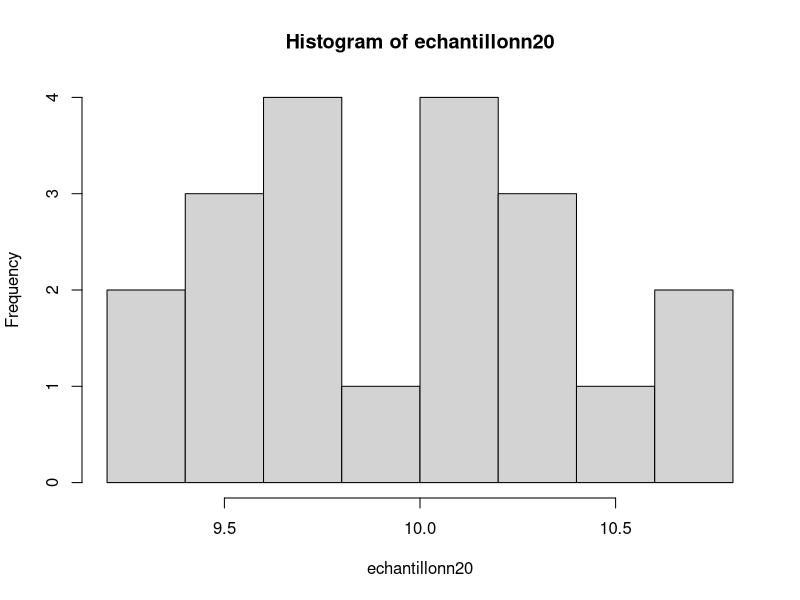
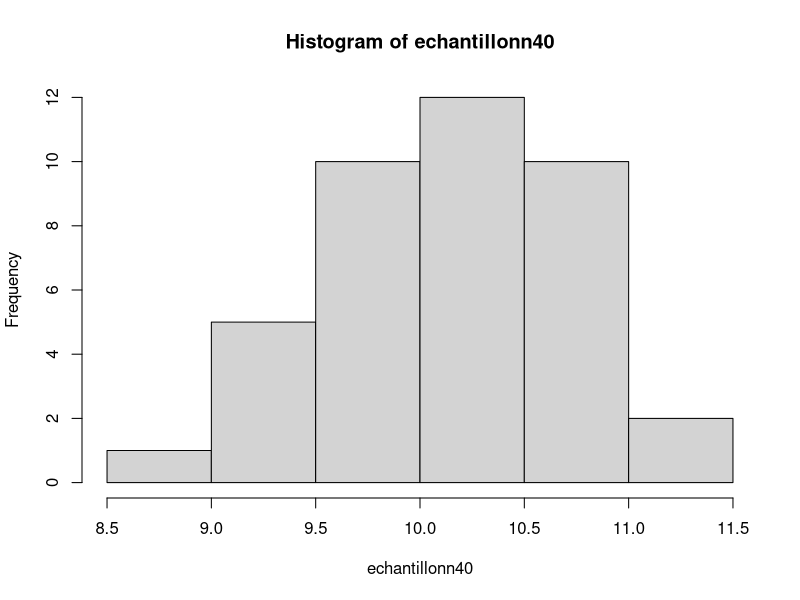
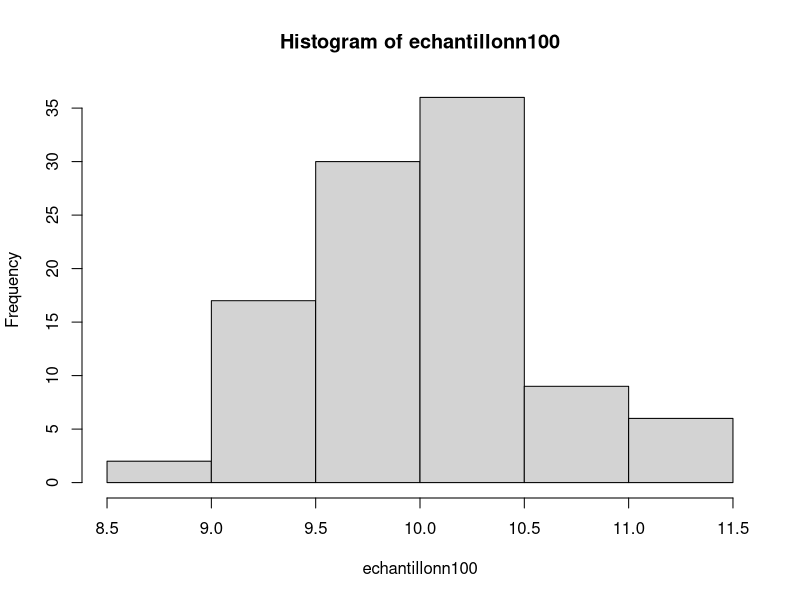
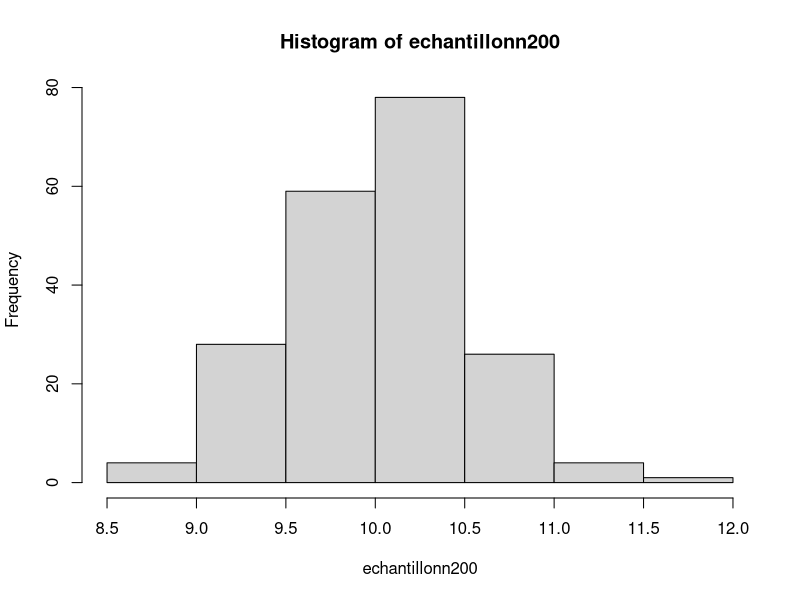
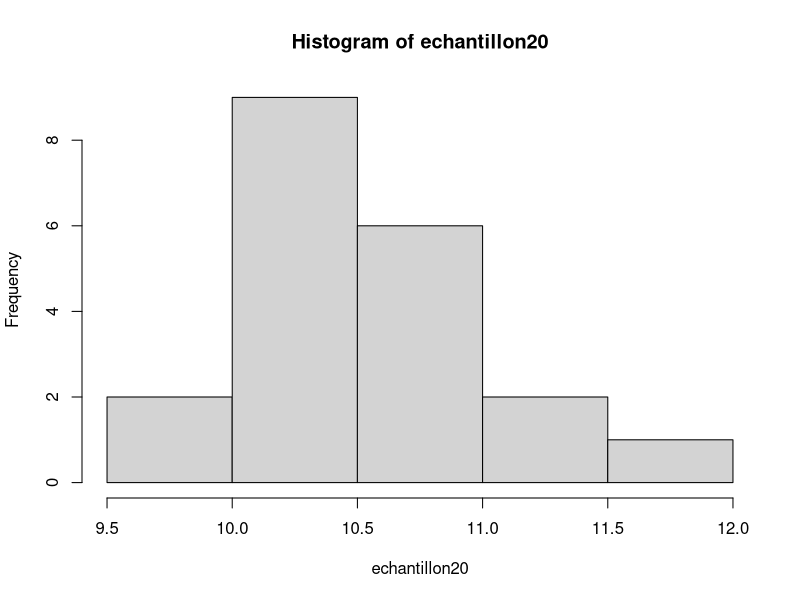
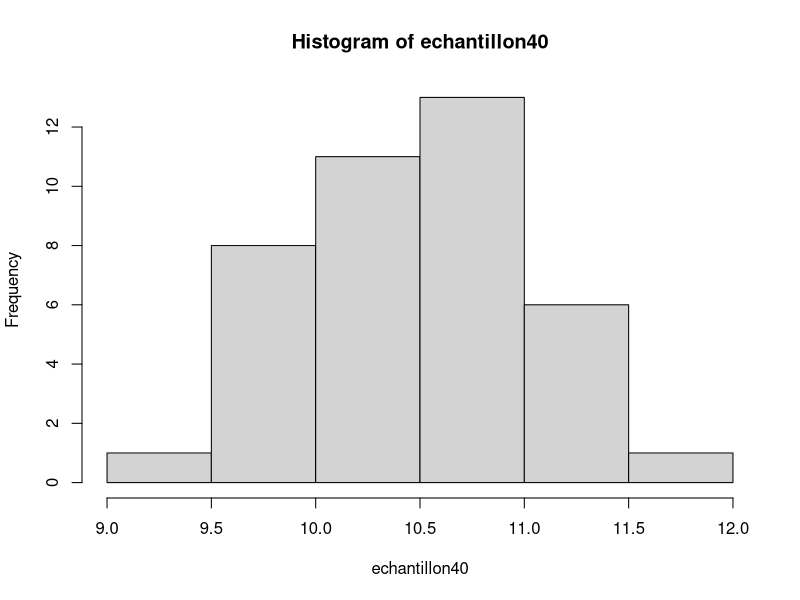
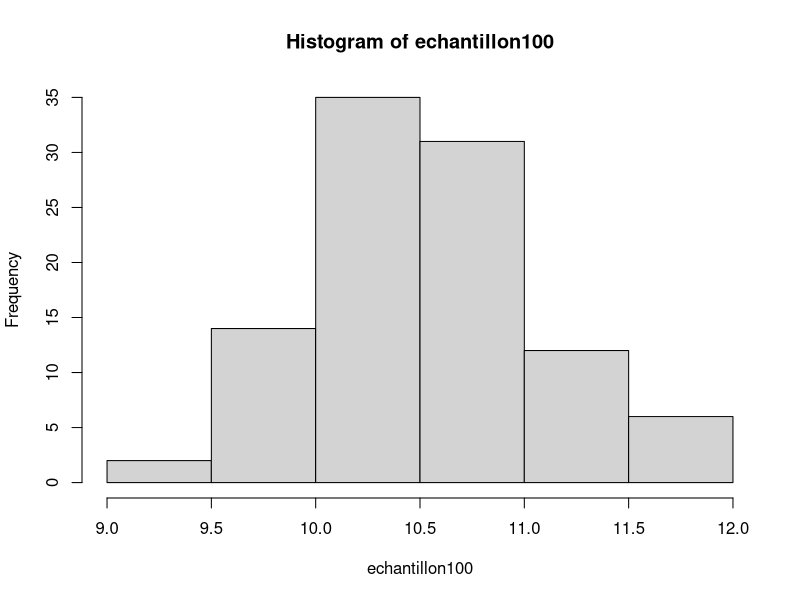
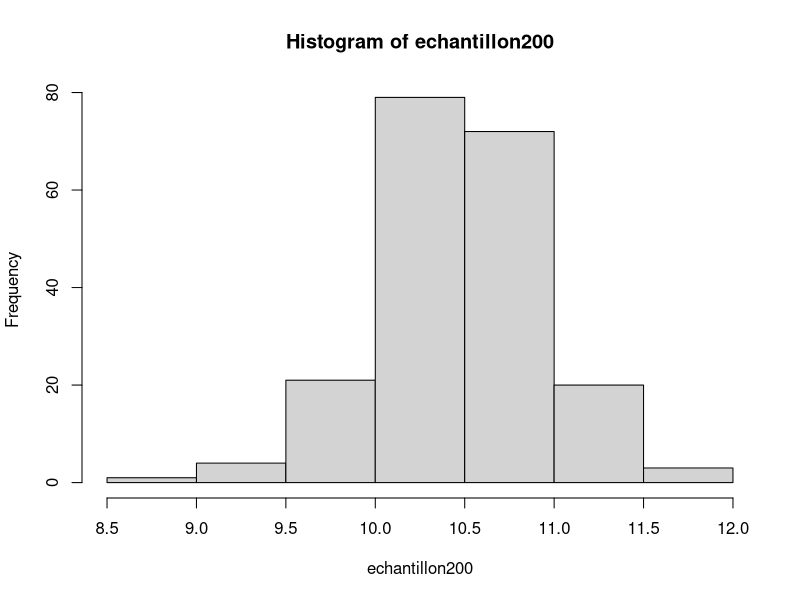

These charts were generated, in order, by the following R code:
print("Logan is in the place !")

#on set la seed aléatoire sur 667
set.seed(667)
# 1) 
mu <- 10
sigma <- sqrt(0.5)

# Calcul de la probabilité
p_a <- pnorm(10, mean=mu, sd=sigma)
p_a
#La probabilité qu'un verre rempli par le serveur A contienne moins de 10cl de vin est d'environ 0.5
#2) 
mu <- 10.5
sigma <- sqrt(0.5)

# Calcul de la probabilité
p_b <- pnorm(10, mean=mu, sd=sigma)
p_b
#La probabilité qu'un verre rempli par le serveur B contienne moins de 10cl de vin est d'environ 0.0228.

#3) On peut simuler un échantillon en utilisant la fonction rnorm de R qui permet de générer des nombres aléatoires suivant une loi normale.
#On peut ainsi générer un échantillon de n valeurs suivant une loi N(10,0.5^2) avec :
n <- 20 # ou 40, 100, 200
echantillonn20 <- rnorm(n, 10, 0.5)
n <- 40
echantillonn40 <- rnorm(n, 10, 0.5)
n <- 100
echantillonn100 <- rnorm(n, 10, 0.5)
n <- 200
echantillonn200 <- rnorm(n, 10, 0.5)
echantillonn20
echantillonn40
echantillonn100
echantillonn200
#On peut simuler un échantillon en utilisant la fonction rnorm de R qui permet de générer des nombres aléatoires suivant une loi normale. On peut ainsi générer un échantillon de n valeurs suivant une loi N(10.5,0.5^2) avec :
  
  
 
 
n <- 20 # ou 40, 100, 200   
echantillon20 <- rnorm(n, 10.5, 0.5)
n <- 40 # ou 40, 100, 200
echantillon40 <- rnorm(n, 10.5, 0.5)
n <- 100 # ou 40, 100, 200
echantillon100 <- rnorm(n, 10.5, 0.5)
n <- 200 # ou 40, 100, 200
echantillon200 <- rnorm(n, 10.5, 0.5)
echantillon20
echantillon40
echantillon100
echantillon200
#On obtient ainsi un échantillon de n valeurs de volumes de vin dans les verres servis par le serveur B.




#2.2 question 5
#Representer les valeurs obtenues sur chaque échantillons par un graphique :
#echantillon A
hist(echantillonn20)
hist(echantillonn40)
hist(echantillonn100)
hist(echantillonn200)
#echantillon B
hist(echantillon20)
hist(echantillon40)
hist(echantillon100)
hist(echantillon200)

#2.2 question 6
#Déterminer la proportion de verre avec moins de 10cl de vin dans chaque échantillon.
#echantillon A
p_a20 <- sum(echantillonn20 < 10)/length(echantillonn20)
p_a20
p_a40 <- sum(echantillonn40 < 10)/length(echantillonn40)
p_a40
p_a100 <- sum(echantillonn100 < 10)/length(echantillonn100)
p_a100
p_a200 <- sum(echantillonn200 < 10)/length(echantillonn200)
p_a200
#echantillon B
p_b20 <- sum(echantillon20 < 10)/length(echantillon20)
p_b20
p_b40 <- sum(echantillon40 < 10)/length(echantillon40)
p_b40
p_b100 <- sum(echantillon100 < 10)/length(echantillon100)
p_b100
p_b200 <- sum(echantillon200 < 10)/length(echantillon200)
p_b200

#2.2 question 7
#Intervalle de confiance pour qu'un verre contienne moins de 10cl dans chaque échantillon.
#echantillon A
t.test(echantillonn20, alternative="less", mu=10, conf.level=0.95)
t.test(echantillonn40, alternative="less", mu=10, conf.level=0.95)
t.test(echantillonn100, alternative="less", mu=10, conf.level=0.95)
t.test(echantillonn200, alternative="less", mu=10, conf.level=0.95)
#echantillon B
t.test(echantillon20, alternative="less", mu=10, conf.level=0.95)
t.test(echantillon40, alternative="less", mu=10, conf.level=0.95)
t.test(echantillon100, alternative="less", mu=10, conf.level=0.95)
t.test(echantillon200, alternative="less", mu=10, conf.level=0.95)



#2.2 question 8
#Estimation de m et de sigma^2 pour chaque échantillon.
#echantillon A
#Estimation de m
m_a20 <- mean(echantillonn20)
m_a20
m_a40 <- mean(echantillonn40)
m_a40
m_a100 <- mean(echantillonn100)
m_a100
m_a200 <- mean(echantillonn200)
m_a200
#Estimation de sigma^2
sigma_a20 <- var(echantillonn20)
sigma_a20
sigma_a40 <- var(echantillonn40)
sigma_a40
sigma_a100 <- var(echantillonn100)
sigma_a100
sigma_a200 <- var(echantillonn200)
sigma_a200
#echantillon B
#Estimation de m
m_b20 <- mean(echantillon20)
m_b20
m_b40 <- mean(echantillon40)
m_b40
m_b100 <- mean(echantillon100)
m_b100
m_b200 <- mean(echantillon200)
m_b200
#Estimation de sigma^2
sigma_b20 <- var(echantillon20)
sigma_b20
sigma_b40 <- var(echantillon40)
sigma_b40
sigma_b100 <- var(echantillon100)
sigma_b100
sigma_b200 <- var(echantillon200)
sigma_b200


#2.2 question 9
#Calcul d'un intervalle de confiance pour une moyenne
#echantillon A
#On calcule l'intervalle de confiance à 95% pour la moyenne de l'échantillon
intervalle_a20 <- t.test(echantillonn20, conf.level = 0.95)
intervalle_a20
intervalle_a40 <- t.test(echantillonn40, conf.level = 0.95)
intervalle_a40
intervalle_a100 <- t.test(echantillonn100, conf.level = 0.95)
intervalle_a100
intervalle_a200 <- t.test(echantillonn200, conf.level = 0.95)
intervalle_a200
#echantillon B
#On calcule l'intervalle de confiance à 95% pour la moyenne de l'échantillon
intervalle_b20 <- t.test(echantillon20, conf.level = 0.95)
intervalle_b20
intervalle_b40 <- t.test(echantillon40, conf.level = 0.95)
intervalle_b40
intervalle_b100 <- t.test(echantillon100, conf.level = 0.95)
intervalle_b100
intervalle_b200 <- t.test(echantillon200, conf.level = 0.95)
intervalle_b200

#2.2 question 10
#Test de comparaison d'une moyenne a une reference pour verifier si m>10cl
#echantillon A
#On teste si la moyenne de l'échantillon est supérieure à 10cl
test_a20 <- t.test(echantillonn20, alternative="greater", mu=10, conf.level=0.95)
test_a20
test_a40 <- t.test(echantillonn40, alternative="greater", mu=10, conf.level=0.95)
test_a40
test_a100 <- t.test(echantillonn100, alternative="greater", mu=10, conf.level=0.95)
test_a100
test_a200 <- t.test(echantillonn200, alternative="greater", mu=10, conf.level=0.95)
test_a200
#echantillon B
#On teste si la moyenne de l'échantillon est supérieure à 10cl
test_b20 <- t.test(echantillon20, alternative="greater", mu=10, conf.level=0.95)
test_b20
test_b40 <- t.test(echantillon40, alternative="greater", mu=10, conf.level=0.95)
test_b40
test_b100 <- t.test(echantillon100, alternative="greater", mu=10, conf.level=0.95)
test_b100
test_b200 <- t.test(echantillon200, alternative="greater", mu=10, conf.level=0.95)
test_b200

#2.2 question 11
#faire un text de comparaison de deux moyennes pour savoir si les moyennes des deux serveurs sont les memes
t.test(echantillonn20, echantillon20, alternative="two.sided", conf.level=0.95)







